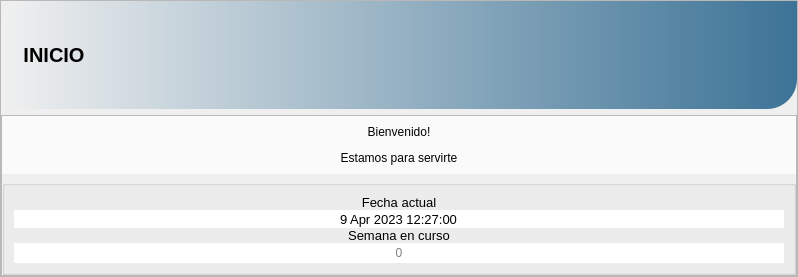
                   <widget class="QFrame" name="frame_51">
                    <property name="maximumSize">
                     <size>
                      <width>16777215</width>
                      <height>350</height>
                     </size>
                    </property>
                    <property name="frameShape">
                     <enum>QFrame::StyledPanel</enum>
                    </property>
                    <property name="frameShadow">
                     <enum>QFrame::Raised</enum>
                    </property>
                    <layout class="QVBoxLayout" name="verticalLayout_41">
                     <property name="spacing">
                      <number>6</number>
                     </property>
                     <property name="leftMargin">
                      <number>0</number>
                     </property>
                     <property name="topMargin">
                      <number>0</number>
                     </property>
                     <property name="rightMargin">
                      <number>0</number>
                     </property>
                     <property name="bottomMargin">
                      <number>0</number>
                     </property>
                     <item>
                      <widget class="QGroupBox" name="groupBox_28">
                       <property name="maximumSize">
                        <size>
                         <width>16777215</width>
                         <height>156</height>
                        </size>
                       </property>
                       <property name="font">
                        <font>
                         <family>Arial</family>
                         <pointsize>12</pointsize>
                         <weight>75</weight>
                         <bold>true</bold>
                        </font>
                       </property>
                       <property name="styleSheet">
                        <string notr="true">background-color: qlineargradient(spread:pad, x1:0, y1:0, x2:1, y2:0, stop:0 rgba(240, 240, 240, 255), stop:1 rgba(60, 115, 150, 255));
border-top-left-radius:30px;
 border-bottom-right-radius:30px;
</string>
                       </property>
                       <property name="title">
                        <string/>
                       </property>
                       <layout class="QHBoxLayout" name="horizontalLayout_28">
                        <item>
                         <widget class="QLabel" name="label_67">
                          <property name="maximumSize">
                           <size>
                            <width>90</width>
                            <height>90</height>
                           </size>
                          </property>
                          <property name="styleSheet">
                           <string notr="true">background-color: rgba(0, 0, 0, 0);</string>
                          </property>
                          <property name="text">
                           <string/>
                          </property>
                          <property name="pixmap">
                           <pixmap>images/3388856.png</pixmap>
                          </property>
                          <property name="scaledContents">
                           <bool>true</bool>
                          </property>
                          <property name="alignment">
                           <set>Qt::AlignCenter</set>
                          </property>
                          <property name="wordWrap">
                           <bool>false</bool>
                          </property>
                         </widget>
                        </item>
                        <item>
                         <widget class="QLabel" name="label_68">
                          <property name="maximumSize">
                           <size>
                            <width>81</width>
                            <height>31</height>
                           </size>
                          </property>
                          <property name="font">
                           <font>
                            <pointsize>15</pointsize>
                            <weight>75</weight>
                            <bold>true</bold>
                           </font>
                          </property>
                          <property name="autoFillBackground">
                           <bool>false</bool>
                          </property>
                          <property name="styleSheet">
                           <string notr="true">background-color: rgba(0, 0, 0, 0);
color: rgb(0, 0, 0);</string>
                          </property>
                          <property name="text">
                           <string>INICIO</string>
                          </property>
                          <property name="alignment">
                           <set>Qt::AlignCenter</set>
                          </property>
                         </widget>
                        </item>
                        <item>
                         <spacer name="horizontalSpacer_35">
                          <property name="orientation">
                           <enum>Qt::Horizontal</enum>
                          </property>
                          <property name="sizeHint" stdset="0">
                           <size>
                            <width>607</width>
                            <height>20</height>
                           </size>
                          </property>
                         </spacer>
                        </item>
                        <item>
                         <widget class="QLabel" name="label_69">
                          <property name="sizePolicy">
                           <sizepolicy hsizetype="Expanding" vsizetype="Expanding">
                            <horstretch>0</horstretch>
                            <verstretch>0</verstretch>
                           </sizepolicy>
                          </property>
                          <property name="minimumSize">
                           <size>
                            <width>90</width>
                            <height>90</height>
                           </size>
                          </property>
                          <property name="maximumSize">
                           <size>
                            <width>90</width>
                            <height>90</height>
                           </size>
                          </property>
                          <property name="styleSheet">
                           <string notr="true">background-color: rgba(0, 0, 0,0);</string>
                          </property>
                          <property name="text">
                           <string/>
                          </property>
                          <property name="pixmap">
                           <pixmap>images/5044540.png</pixmap>
                          </property>
                          <property name="scaledContents">
                           <bool>true</bool>
                          </property>
                          <property name="alignment">
                           <set>Qt::AlignCenter</set>
                          </property>
                         </widget>
                        </item>
                       </layout>
                      </widget>
                     </item>
                     <item>
                      <widget class="QFrame" name="frame_53">
                       <property name="frameShape">
                        <enum>QFrame::StyledPanel</enum>
                       </property>
                       <property name="frameShadow">
                        <enum>QFrame::Raised</enum>
                       </property>
                       <layout class="QVBoxLayout" name="verticalLayout_42">
                        <property name="spacing">
                         <number>6</number>
                        </property>
                        <property name="leftMargin">
                         <number>0</number>
                        </property>
                        <property name="topMargin">
                         <number>0</number>
                        </property>
                        <property name="rightMargin">
                         <number>0</number>
                        </property>
                        <property name="bottomMargin">
                         <number>0</number>
                        </property>
                        <item>
                         <widget class="QGroupBox" name="groupBox_31">
                          <property name="maximumSize">
                           <size>
                            <width>16777215</width>
                            <height>60</height>
                           </size>
                          </property>
                          <property name="styleSheet">
                           <string notr="true">background-color: rgb(250, 250, 250);
border:none;</string>
                          </property>
                          <property name="title">
                           <string/>
                          </property>
                          <layout class="QGridLayout" name="gridLayout_35">
                           <item row="0" column="0">
                            <widget class="QLabel" name="label_70">
                             <property name="maximumSize">
                              <size>
                               <width>16777215</width>
                               <height>40</height>
                              </size>
                             </property>
                             <property name="text">
                              <string>&lt;html&gt;&lt;head/&gt;&lt;body&gt;&lt;p align=&quot;center&quot;&gt;Bienvenido!&lt;/p&gt;&lt;p align=&quot;center&quot;&gt;Estamos para servirte&lt;/p&gt;&lt;/body&gt;&lt;/html&gt;</string>
                             </property>
                            </widget>
                           </item>
                          </layout>
                         </widget>
                        </item>
                        <item>
                         <widget class="QGroupBox" name="groupBox_33">
                          <property name="title">
                           <string/>
                          </property>
                          <layout class="QGridLayout" name="gridLayout_36">
                           <property name="verticalSpacing">
                            <number>8</number>
                           </property>
                           <item row="0" column="0">
                            <layout class="QVBoxLayout" name="verticalLayout_43">
                             <item>
                              <widget class="QLabel" name="label_71">
                               <property name="font">
                                <font>
                                 <pointsize>10</pointsize>
                                </font>
                               </property>
                               <property name="text">
                                <string>Fecha actual</string>
                               </property>
                               <property name="alignment">
                                <set>Qt::AlignCenter</set>
                               </property>
                              </widget>
                             </item>
                             <item>
                              <widget class="QDateTimeEdit" name="fecha_sistema_dateTimeEdit_2">
                               <property name="font">
                                <font>
                                 <pointsize>10</pointsize>
                                </font>
                               </property>
                               <property name="wrapping">
                                <bool>false</bool>
                               </property>
                               <property name="frame">
                                <bool>false</bool>
                               </property>
                               <property name="alignment">
                                <set>Qt::AlignCenter</set>
                               </property>
                               <property name="readOnly">
                                <bool>true</bool>
                               </property>
                               <property name="buttonSymbols">
                                <enum>QAbstractSpinBox::NoButtons</enum>
                               </property>
                               <property name="showGroupSeparator" stdset="0">
                                <bool>false</bool>
                               </property>
                               <property name="dateTime">
                                <datetime>
                                 <hour>12</hour>
                                 <minute>27</minute>
                                 <second>0</second>
                                 <year>2023</year>
                                 <month>4</month>
                                 <day>9</day>
                                </datetime>
                               </property>
                               <property name="time">
                                <time>
                                 <hour>12</hour>
                                 <minute>27</minute>
                                 <second>0</second>
                                </time>
                               </property>
                              </widget>
                             </item>
                             <item>
                              <widget class="QLabel" name="label_72">
                               <property name="font">
                                <font>
                                 <pointsize>10</pointsize>
                                </font>
                               </property>
                               <property name="text">
                                <string>Semana en curso</string>
                               </property>
                               <property name="alignment">
                                <set>Qt::AlignCenter</set>
                               </property>
                              </widget>
                             </item>
                             <item>
                              <widget class="QLineEdit" name="ledt_numero_semana_2">
                               <property name="frame">
                                <bool>false</bool>
                               </property>
                               <property name="alignment">
                                <set>Qt::AlignCenter</set>
                               </property>
                               <property name="readOnly">
                                <bool>true</bool>
                               </property>
                               <property name="placeholderText">
                                <string>0</string>
                               </property>
                              </widget>
                             </item>
                            </layout>
                           </item>
                          </layout>
                         </widget>
                        </item>
                       </layout>
                      </widget>
                     </item>
                    </layout>
                   </widget>
